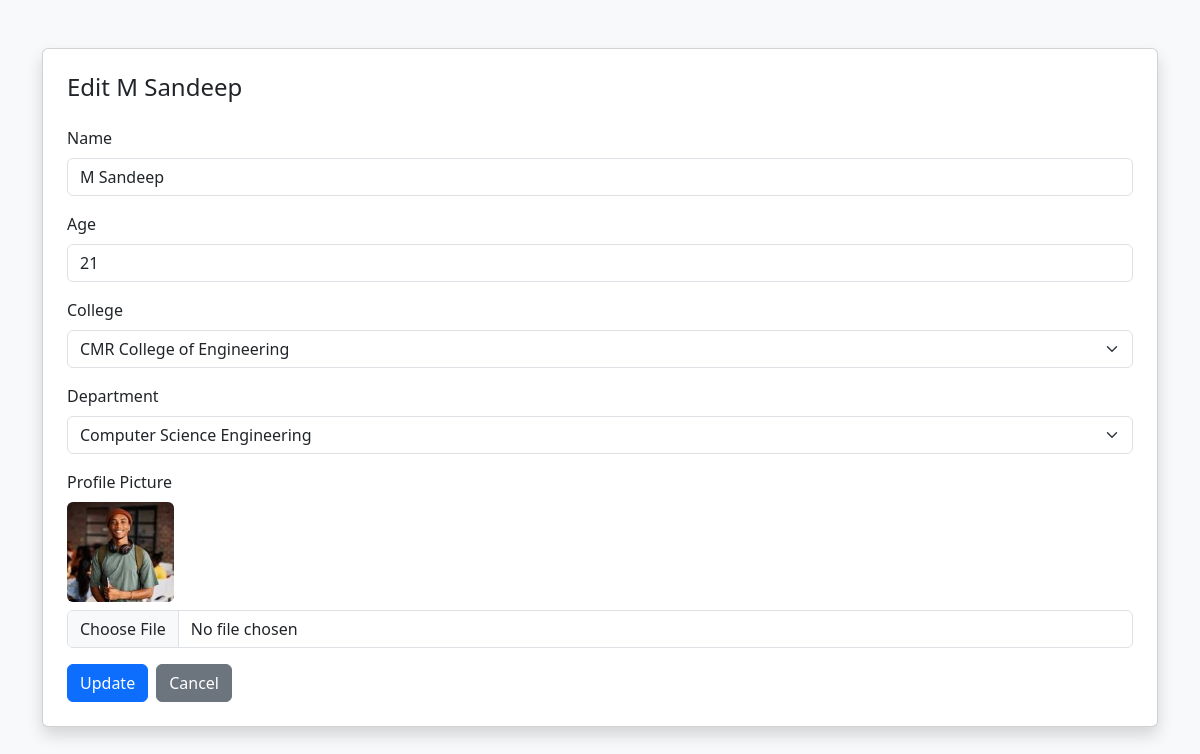
Screenshot of /student/edit/17/ with the database file from the repository.
### app1/models.py (models this page shows, shortened)
class Student(models.Model):
    student_id = models.CharField(max_length=15, unique=True)
    student_name = models.CharField(max_length=50)
    student_age = models.PositiveIntegerField()
    joining_year = models.PositiveSmallIntegerField(blank=True, null=True)
    college = models.ForeignKey(College, on_delete=models.CASCADE)
    dept = models.ForeignKey(Department, on_delete=models.CASCADE)
    profile_picture = models.ImageField(upload_to='student_profiles/',blank=True,null=True)

class College(models.Model):
    college_id = models.CharField(max_length=10, unique=True)
    college_name = models.CharField(max_length=100)

class Department(models.Model):
    dept_id = models.CharField(max_length=10, unique=True)
    dept_name = models.CharField(max_length=50)

### app1/views.py (the view, shortened to what this page needs)
# urls.py: path('student/edit/<int:id>/', views.edit_student, name='edit_student'),
def edit_student(request, id):
    student = get_object_or_404(Student, id=id)
    return render(request, 'app1/edit_student.html', {
        'student': student,
        'colleges': College.objects.all(),
        'departments': Department.objects.all()
    })

### app1/templates/app1/edit_student.html (shortened to what this page needs)
{% load static %}
<!DOCTYPE html>
<html lang="en">
<head>
    <link href="https://cdn.jsdelivr.net/npm/bootstrap@5.3.2/dist/css/bootstrap.min.css" rel="stylesheet">
</head>
<body class="bg-light">
<div class="container mt-5">
    <div class="card shadow p-4">
        <h4 class="mb-4">Edit {{ student.student_name }}</h4>
        <form method="post" enctype="multipart/form-data">
            <div class="mb-3">
                <label class="form-label" for="student_name">Name</label>
                <input type="text"
                       id="student_name"
                       name="student_name"
                       value="{{ student.student_name }}"
                       class="form-control"
                       required>
            </div>
            <div class="mb-3">
                <label class="form-label" for="student_age">Age</label>
                <input type="number"
                       id="student_age"
                       name="student_age"
                       value="{{ student.student_age }}"
                       class="form-control"
                       required>
            </div>
            <div class="mb-3">
                <label class="form-label" for="college">College</label>
                <select id="college" name="college" class="form-select" required>
                    {% for college in colleges %}
                        <option value="{{ college.id }}"
                            {% if student.college.id == college.id %}selected{% endif %}>
                            {{ college.college_name }}
                        </option>
                    {% endfor %}
                </select>
            </div>
            <div class="mb-3">
                <label class="form-label" for="dept">Department</label>
                <select id="dept" name="dept" class="form-select" required>
                    {% for dept in departments %}
                        <option value="{{ dept.id }}"
                            {% if student.dept.id == dept.id %}selected{% endif %}>
                            {{ dept.dept_name }}
                        </option>
                    {% endfor %}
                </select>
            </div>
            <div class="mb-3">
                <label class="form-label" for="profile_picture">Profile Picture</label>
                {% if student.profile_picture %}
                    <div class="mb-2">
                        <img src="{{ student.profile_picture.url }}"
                             alt="Profile"
                             height="100"
                             class="rounded">
                    </div>
                {% endif %}
                <input type="file"
       id="profile_picture"
       name="profile_picture"
       class="form-control"
       accept=".jpg,.jpeg">
            </div>
            <div class="d-flex gap-2">
                <button type="submit" class="btn btn-primary">Update</button>
                <a href="{% url 'home' %}" class="btn btn-secondary">Cancel</a>
            </div>
        </form>
    </div>
</div>
</body>
</html>

### rows the page displays
Student: student_name "M Sandeep", student_age "21", college "CMR College of Engineering", dept "Computer Science Engineering", profile_picture (picture)
